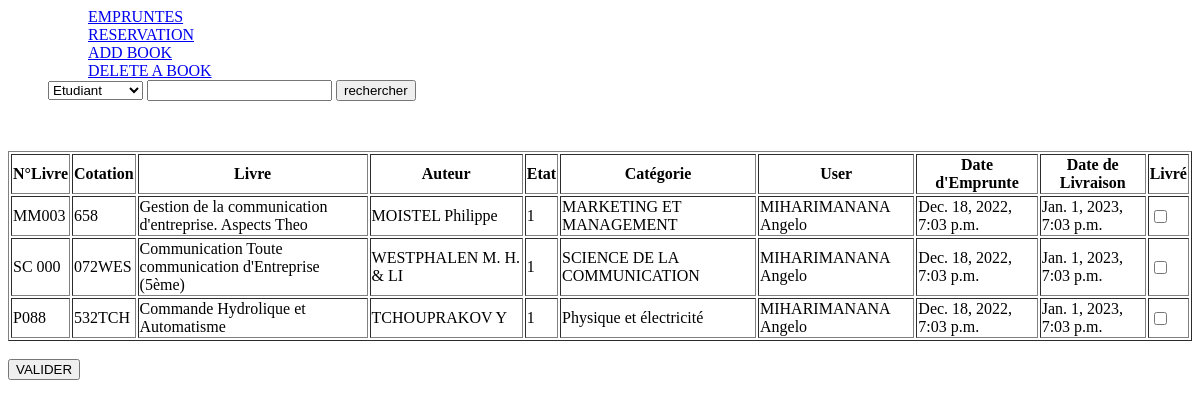
Before: /biblio/admin/ (signed in) with the older database file.
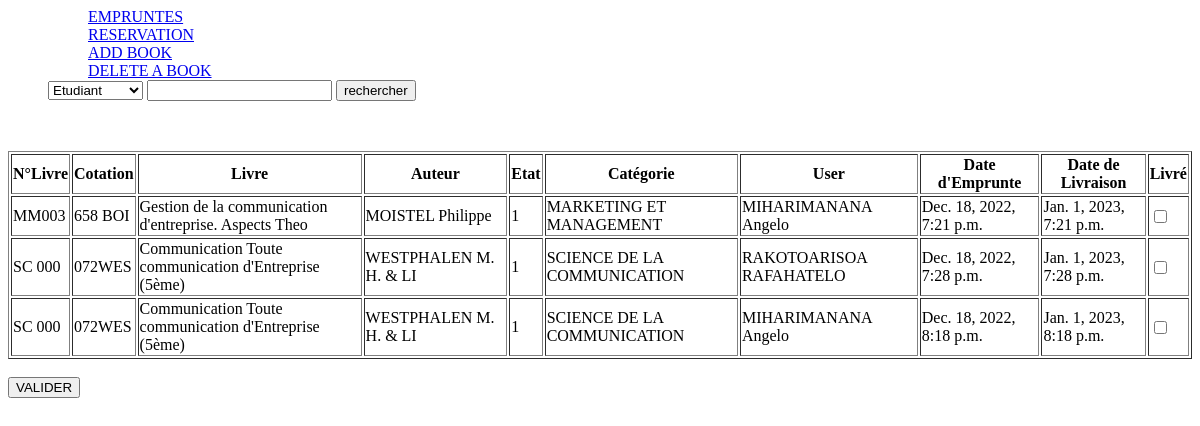
After: the same page with the newer database file.
### bibliotheque/models.py (models this page shows)
class Books(models.Model):
    numero = models.CharField(max_length=6)
    auteur = models.CharField(max_length=30)
    titre = models.CharField(max_length=100)
    edition = models.CharField(max_length=10, blank=True)
    annee = models.IntegerField(blank=True)
    lieu = models.CharField(max_length=15, blank=True)
    cotation = models.CharField(max_length=10)
    etat = models.IntegerField()
    observation = models.CharField(max_length=20, blank=True)
    categorie = models.CharField(max_length=50)

### gestionLivres/models.py (models this page shows)
class Empruntes(models.Model):
    idBook = models.IntegerField()
    cotation = models.CharField(max_length=10)
    titre = models.CharField(max_length=100)
    categorie = models.CharField(max_length=50)
    idUser = models.IntegerField()
    dateSortie = models.DateTimeField()
    dateEntre = models.DateTimeField()
    commentaire = models.TextField(blank=True)

### gestionLivres/views.py (the view, shortened to what this page needs)
# urls.py: path('admin/', admin.site.urls),
def admin(request):
    if 'logged_user_id' in request.session:
        logged_user_id = request.session['logged_user_id']
        logged_user = Users.objects.get(id=logged_user_id)
        books =models.Empruntes.objects.all()
        list_book = []
        for book in books:
            user = Users.objects.get(id=book.idUser)
            user = str(user.name) + ' ' + str(user.user_name)
            dbbook = Books.objects.get(id=book.idBook)
            auteur_book = dbbook.auteur
            number_book = dbbook.numero
            etat = dbbook.etat
            categorie = dbbook.categorie
            book = {
                'idBook': dbbook.id,
                'number_book': number_book,
                'cotation' : book.cotation,
                'title' : book.titre,
                'auteur' : auteur_book,
                'etat' : etat,
                'categorie': categorie,
                'user' : user,
                'dateSortie' : book.dateSortie,
                'dateEntre': book.dateEntre
            }
            list_book.append(book)
    return render(request, 'borrow.html', context={'list_book':list_book})

### templates/borrow.html
{% extends "back_office.html" %}
{% block clo1 %} N°Livre {% endblock %}
{% block clo2 %} Cotation {% endblock %}
{% block clo3 %} Livre {% endblock %}
{% block clo4 %} Auteur {% endblock %}
{% block clo5 %} Etat {% endblock %}
{% block clo6 %} Catégorie {% endblock %}
{% block clo7 %} User {% endblock %}
{% block clo8 %} Date d'Emprunte {% endblock %}
{% block clo9 %} Date de Livraison {% endblock %}
{% block clo10 %} Livré {% endblock %}
{% block valcol1 %} {{ index.number_book }} {% endblock %}
{% block valcol2 %} {{ index.cotation}} {% endblock %}
{% block valcol3 %} {{ index.title}} {% endblock %}
{% block valcol4 %} {{ index.auteur}} {% endblock %}
{% block valcol5 %} {{ index.etat}} {% endblock %}
{% block valcol6 %} {{ index.categorie}} {% endblock %}
{% block valcol7 %} {{ index.user}} {% endblock %}
{% block valcol8 %} {{ index.dateSortie}} {% endblock %}
{% block valcol9 %} {{ index.dateEntre}} {% endblock %}
{% block valcol10 %} <input type="checkbox" name="cocher" value={{ index.idBook }}> {% endblock %}

### templates/back_office.html (shortened to what this page needs)
<html>
<head>
</head>
<body>
    <ul style="list-style: none;">
        <div>
        <ul style="list-style: none;">
            <li><a href="#">EMPRUNTES</a></li>
            <li><a href="http://127.0.0.1:8000/biblio/reservation">RESERVATION</a></li>
            <li><a href="http://127.0.0.1:8000/biblio/admin/addbook/">ADD BOOK</a></li>
            <li><a href="#">DELETE A BOOK</a></li>
        </ul>
    </div>
    <div>
        <form action="http://127.0.0.1:8000/biblio/admin/" method="post"> {% csrf_token %}
            <select name="select" id="select">
                <option value="etudiant">Etudiant</option>
            </select>
            <input type="text" name="rechercher">
            <label for="rechercher"><input type="submit" value="rechercher"></label>
        </form>
    </div> <br>
    </ul>
    <form action="#" method="post"> {% csrf_token %}
        <table border="1">
            <tr>
                    <th>{% block clo1 %}{% endblock %}</th>
                    <th>{% block clo2 %}{% endblock %}</th>
                    <th>{% block clo3 %}{% endblock %}</th>
                    <th>{% block clo4 %}{% endblock %}</th>
                    <th>{% block clo5 %}{% endblock %}</th>
                    <th>{% block clo6 %}{% endblock %}</th>
                    <th>{% block clo7 %}{% endblock %}</th>
                    <th>{% block clo8 %}{% endblock %}</th>
                    <th>{% block clo9 %}{% endblock %}</th>
                    <th>{% block clo10 %}{% endblock %}</th>
            </tr>
                {% for index in list_book %}
                    <tr>
                        <td>{% block valcol1 %}{% endblock %}</td>
                        <td>{% block valcol2 %}{% endblock %}</td>
                        <td>{% block valcol3 %}{% endblock %}</td>
                        <td>{% block valcol4 %}{% endblock %}</td>
                        <td>{% block valcol5 %}{% endblock %}</td>
                        <td>{% block valcol6 %}{% endblock %}</td>
                        <td>{% block valcol7 %}{% endblock %}</td>
                        <td>{% block valcol8 %}{% endblock %}</td>
                        <td>{% block valcol9 %}{% endblock %}</td>
                        <td>{% block valcol10 %}{% endblock %}</td>
                    </tr>
                {% endfor %}
        </table> <br>
        <div>
            <input type="submit" value="VALIDER">
        </div>
    </form>
</body>
</html>

Changed rows visible on the page:
removed Empruntes: cotation "658", title "Gestion de la communication d'entreprise. Aspects Theo", dateSortie "Dec. 18, 2022, 7:03 p.m.", dateEntre "Jan. 1, 2023, 7:03 p.m."
removed Empruntes: cotation "072WES", title "Communication Toute communication d'Entreprise (5ème)", dateSortie "Dec. 18, 2022, 7:03 p.m.", dateEntre "Jan. 1, 2023, 7:03 p.m."
no longer on this page (row unchanged): Books: number_book "P088", auteur "TCHOUPRAKOV Y", categorie "Physique et électricité"
removed Empruntes: cotation "532TCH", title "Commande Hydrolique et Automatisme", dateSortie "Dec. 18, 2022, 7:03 p.m.", dateEntre "Jan. 1, 2023, 7:03 p.m."
added Empruntes: cotation "658 BOI", title "Gestion de la communication d'entreprise. Aspects Theo", dateSortie "Dec. 18, 2022, 7:21 p.m.", dateEntre "Jan. 1, 2023, 7:21 p.m."
added Empruntes: cotation "072WES", title "Communication Toute communication d'Entreprise (5ème)", dateSortie "Dec. 18, 2022, 7:28 p.m.", dateEntre "Jan. 1, 2023, 7:28 p.m."
added Empruntes: cotation "072WES", title "Communication Toute communication d'Entreprise (5ème)", dateSortie "Dec. 18, 2022, 8:18 p.m.", dateEntre "Jan. 1, 2023, 8:18 p.m."
Other visible differences:
new list line: "MM003 MOISTEL Philippe MARKETING ET MANAGEMENT"
new list line: "1 MIHARIMANANA Angelo ☐"
new list line: "SC 000 WESTPHALEN M. H. & LI SCIENCE DE LA COMMUNICATION"
new list line: "1 RAKOTOARISOA RAFAHATELO ☐"
list line gone: "MM003 MOISTEL Philippe MARKETING ET MANAGEMENT"
list line gone: "1 MIHARIMANANA Angelo ☐"
list line gone: "SC 000 WESTPHALEN M. H. & LI SCIENCE DE LA COMMUNICATION"
